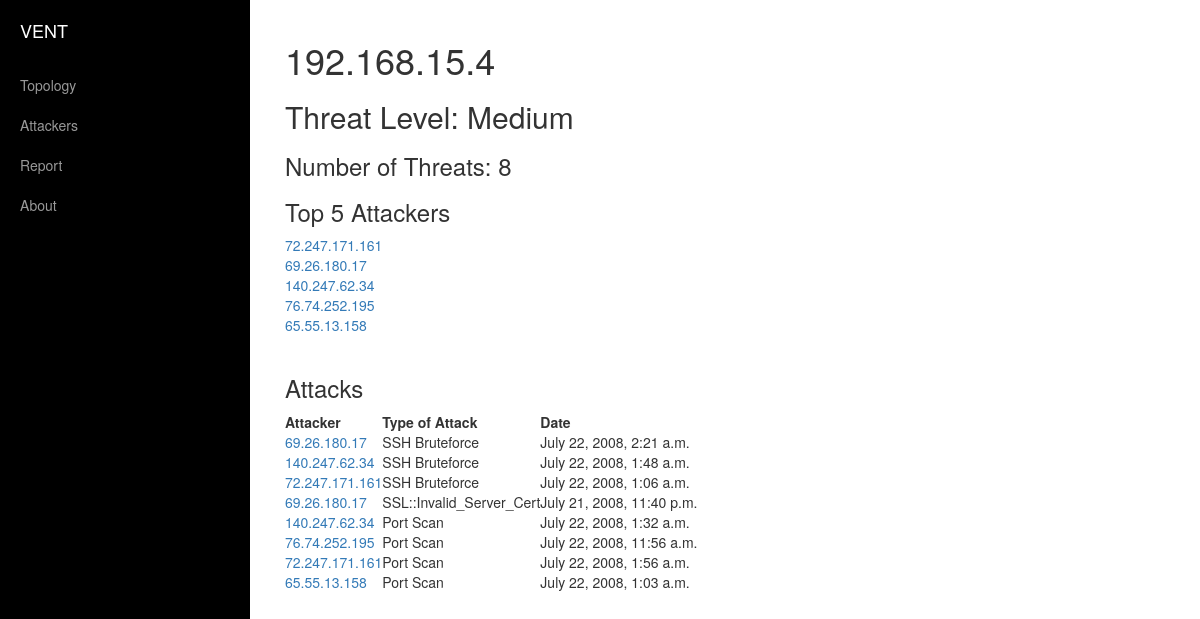
The app's page /topology/machine/192.168.15.4/ with its own data.
### topology/models.py (models this page shows, shortened)
class Machine(models.Model):
    ip = models.CharField(max_length=15, unique=True) #255.255.255.255
    name = models.CharField(max_length=16, default="") #SSH-Server
    number_of_threats = models.IntegerField(default=0)
    def __unicode__(self):
        return self.ip

class Threat(models.Model):
    name = models.CharField(max_length=64)
    attacker = models.CharField(max_length=15) #255.255.255.255
    reciever = models.ForeignKey(Machine, to_field='ip')
    date = models.DateTimeField()

### topology/views.py (the view)
# urls.py: url(r'^machine/(?P<ip>\d{1,3}\.\d{1,3}\.\d{1,3}\.\d{1,3})/$',views.machine, name='machine'),
def machine(request, ip):
    context_dict = {}
    try:
        machine = Machine.objects.get(ip=ip)
        context_dict['machine_ip'] = machine
        threats = Threat.objects.filter(reciever=ip)
        context_dict['threats'] = threats
        attackers = []
        for threat in threats:
            attackers.append(str(threat.attacker))
        unique_attackers = list(set(attackers))
        attacker_and_attacks = []
        for unique_attacker in unique_attackers:
            count = 0
            for threat in threats:
                if unique_attacker == threat.attacker:
                    count = count + 1
            attacker_and_attacks.append((unique_attacker, count))
        attacker_and_attacks = sorted(attacker_and_attacks, key=lambda x: x[1], reverse=True)
        context_dict['top5'] = [x[0] for x in attacker_and_attacks[:5]]
        if machine.number_of_threats < 5:
            context_dict["threat_level"] = "Low"
        if machine.number_of_threats < 10 and machine.number_of_threats >= 5:
            context_dict["threat_level"] = "Medium"
        if machine.number_of_threats < 15 and machine.number_of_threats >= 10:
            context_dict["threat_level"] = "High"
        if machine.number_of_threats >= 15:
            context_dict["threat_level"] = "Very High"
    except:
        pass
    return render(request, 'topology/machine.html', context_dict)

### templates/topology/machine.html (shortened to what this page needs)
<!DOCTYPE html>
{% load static %}
<html lang="en">
<head>
    <link href="{% static 'css/bootstrap.min.css' %}" rel="stylesheet">
    <link href="{% static 'css/simple-sidebar.css' %}" rel="stylesheet">
    <link href="{% static 'main.css' %}" rel="stylesheet">
    {% load staticfiles %}
<link rel="stylesheet" type="text/css" href="http://cdn.datatables.net/1.10.7/css/jquery.dataTables.css">
</head>
<body>
    <div id="wrapper">
        <div id="sidebar-wrapper">
            <ul class="sidebar-nav">
                <li class="sidebar-brand">
                    <a href="#">
                        VENT
                    </a>
                </li>
                <li>
                    <a href="../../">Topology</a>
                </li>
                <li>
                    <a href="../../attackers">Attackers</a>
                </li>
                <li>
                    <a href="../../report">Report</a>
                </li>
                <li>
                    <a href="../../about">About</a>
                </li>
            </ul>
        </div>
        <div id="page-content-wrapper">
            <div class="container-fluid">
                <div class="row">
                    <div class="col-lg-12">
                        <h1>{{machine_ip}}</h1>
                        <h2>Threat Level: {{threat_level}} </h2>
                        <h3>Number of Threats: {{machine_ip.number_of_threats}} </h3>
   <h3>Top 5 Attackers</h3>
   {% for machine in top5 %}
   <a href='../../attacker/{{machine}}'>{{ machine }}</a>
   {% endfor %}
<h3>Attacks</h3>
 <table id="myTable" class="display">
   <thead>
       <tr>
           <th>Attacker</th>
           <th>Type of Attack</th>
           <th>Date</th>
       </tr>
   </thead>
   <tbody>
     {% for threat in threats%}
       <tr>
           <td><a href='../../attacker/{{threat.attacker}}'>{{threat.attacker}}</a></td>
           <td>{{threat.name}}</td>
           <td>{{threat.date}}</td>
       </tr>
       {% endfor %}
   </tbody>
</table>
                    </div>
                </div>
            </div>
        </div>
    </div>
</body>
</html>

### static/css/simple-sidebar.css (style rules this page uses)
#wrapper { padding-left: 0; -webkit-transition: all 0.5s ease; -moz-transition: all 0.5s ease; -o-transition: all 0.5s ease; transition: all 0.5s ease; }
#sidebar-wrapper { z-index: 1000; position: fixed; left: 250px; width: 0; height: 100%; margin-left: -250px; overflow-y: auto; background: #000; -webkit-transition: all 0.5s ease; -moz-transition: all 0.5s ease; -o-transition: all 0.5s ease; transition: all 0.5s ease; }
#page-content-wrapper { width: 100%; position: absolute; padding: 15px; }
.sidebar-nav { position: absolute; top: 0; width: 250px; margin: 0; padding: 0; list-style: none; }
.sidebar-nav li { text-indent: 20px; line-height: 40px; }
.sidebar-nav li a { display: block; text-decoration: none; color: #999999; }
.sidebar-nav > .sidebar-brand { height: 65px; font-size: 18px; line-height: 60px; }
.sidebar-nav > .sidebar-brand a { color: #999999; }
@media (min-width:768px) { #wrapper { padding-left: 250px; } }
@media (min-width:768px) { #sidebar-wrapper { width: 250px; } }
@media (min-width:768px) { #page-content-wrapper { padding: 20px; position: relative; } }

### records on screen
Machine: ip "192.168.15.4", number_of_threats "8"
Threat: top5 "72.247.171.161", attacker "72.247.171.161", name "SSH Bruteforce", date "July 22, 2008, 1:06 a.m."
Threat: top5 "69.26.180.17", attacker "69.26.180.17", name "SSH Bruteforce", date "July 22, 2008, 2:21 a.m."
Threat: top5 "140.247.62.34", attacker "140.247.62.34", name "SSH Bruteforce", date "July 22, 2008, 1:48 a.m."
Threat: top5 "76.74.252.195", attacker "76.74.252.195", name "Port Scan", date "July 22, 2008, 11:56 a.m."
Threat: top5 "65.55.13.158", attacker "65.55.13.158", name "Port Scan", date "July 22, 2008, 1:03 a.m."
Threat: attacker "69.26.180.17", name "SSL::Invalid_Server_Cert", date "July 21, 2008, 11:40 p.m."
Threat: attacker "140.247.62.34", name "Port Scan", date "July 22, 2008, 1:32 a.m."
Threat: attacker "72.247.171.161", name "Port Scan", date "July 22, 2008, 1:56 a.m."

### other values on screen
{{ threat_level }} "Medium"
